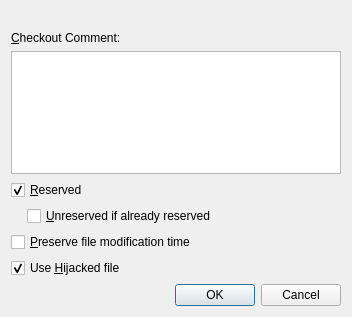
<?xml version="1.0" encoding="UTF-8"?>
<ui version="4.0">
 <class>ClearCase::Internal::CheckOutDialog</class>
 <widget class="QDialog" name="ClearCase::Internal::CheckOutDialog">
  <property name="geometry">
   <rect>
    <x>0</x>
    <y>0</y>
    <width>352</width>
    <height>317</height>
   </rect>
  </property>
  <property name="windowTitle">
   <string>Check Out</string>
  </property>
  <layout class="QVBoxLayout" name="verticalLayout">
   <item>
    <widget class="QLabel" name="lblFileName">
     <property name="textInteractionFlags">
      <set>Qt::LinksAccessibleByMouse|Qt::TextSelectableByMouse</set>
     </property>
    </widget>
   </item>
   <item>
    <widget class="QLabel" name="lblComment">
     <property name="text">
      <string>&amp;Checkout Comment:</string>
     </property>
     <property name="buddy">
      <cstring>txtComment</cstring>
     </property>
    </widget>
   </item>
   <item>
    <widget class="QPlainTextEdit" name="txtComment"/>
   </item>
   <item>
    <widget class="QCheckBox" name="chkReserved">
     <property name="text">
      <string>&amp;Reserved</string>
     </property>
     <property name="checked">
      <bool>true</bool>
     </property>
    </widget>
   </item>
   <item>
    <layout class="QHBoxLayout" name="horizontalLayout_2">
     <item>
      <spacer name="horizontalSpacer">
       <property name="orientation">
        <enum>Qt::Horizontal</enum>
       </property>
       <property name="sizeType">
        <enum>QSizePolicy::Fixed</enum>
       </property>
       <property name="sizeHint" stdset="0">
        <size>
         <width>16</width>
         <height>20</height>
        </size>
       </property>
      </spacer>
     </item>
     <item>
      <widget class="QCheckBox" name="chkUnreserved">
       <property name="text">
        <string>&amp;Unreserved if already reserved</string>
       </property>
      </widget>
     </item>
    </layout>
   </item>
   <item>
    <widget class="QCheckBox" name="chkPTime">
     <property name="text">
      <string>&amp;Preserve file modification time</string>
     </property>
    </widget>
   </item>
   <item>
    <widget class="QCheckBox" name="hijackedCheckBox">
     <property name="text">
      <string extracomment="Hijack: Unset read-only flag without check-out. This is used for local changes which the user does not want to commit.">Use &amp;Hijacked file</string>
     </property>
     <property name="checked">
      <bool>true</bool>
     </property>
    </widget>
   </item>
   <item>
    <widget class="QDialogButtonBox" name="buttonBox">
     <property name="orientation">
      <enum>Qt::Horizontal</enum>
     </property>
     <property name="standardButtons">
      <set>QDialogButtonBox::Cancel|QDialogButtonBox::Ok</set>
     </property>
    </widget>
   </item>
  </layout>
 </widget>
 <resources/>
 <connections>
  <connection>
   <sender>buttonBox</sender>
   <signal>accepted()</signal>
   <receiver>ClearCase::Internal::CheckOutDialog</receiver>
   <slot>accept()</slot>
   <hints>
    <hint type="sourcelabel">
     <x>248</x>
     <y>254</y>
    </hint>
    <hint type="destinationlabel">
     <x>157</x>
     <y>274</y>
    </hint>
   </hints>
  </connection>
  <connection>
   <sender>buttonBox</sender>
   <signal>rejected()</signal>
   <receiver>ClearCase::Internal::CheckOutDialog</receiver>
   <slot>reject()</slot>
   <hints>
    <hint type="sourcelabel">
     <x>316</x>
     <y>260</y>
    </hint>
    <hint type="destinationlabel">
     <x>286</x>
     <y>274</y>
    </hint>
   </hints>
  </connection>
  <connection>
   <sender>chkReserved</sender>
   <signal>toggled(bool)</signal>
   <receiver>ClearCase::Internal::CheckOutDialog</receiver>
   <slot>toggleUnreserved(bool)</slot>
   <hints>
    <hint type="sourcelabel">
     <x>50</x>
     <y>173</y>
    </hint>
    <hint type="destinationlabel">
     <x>6</x>
     <y>186</y>
    </hint>
   </hints>
  </connection>
 </connections>
 <slots>
  <slot>toggleUnreserved(bool)</slot>
  <slot>newActivity()</slot>
 </slots>
</ui>
